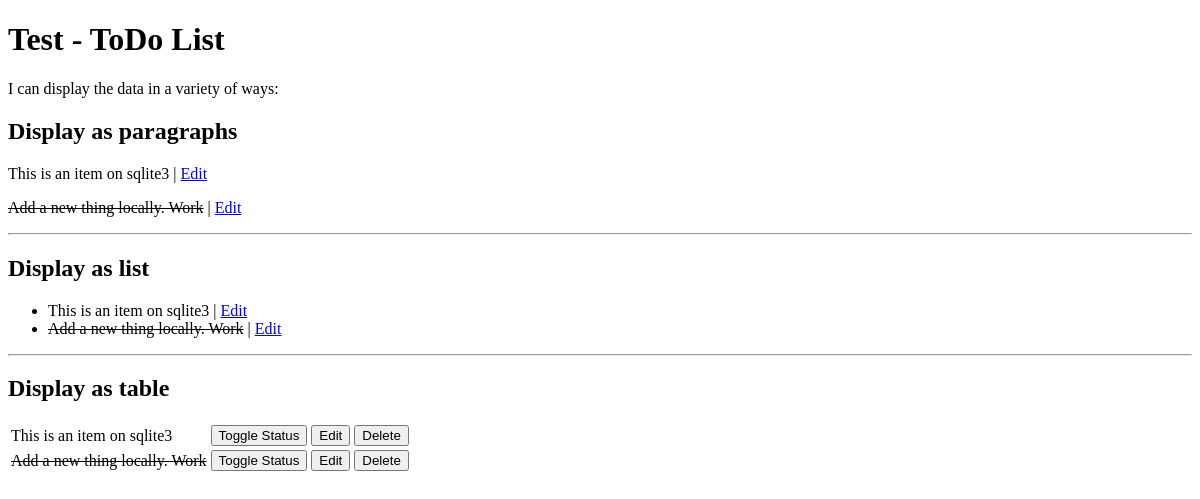
The app's page /todo (signed in), older data.
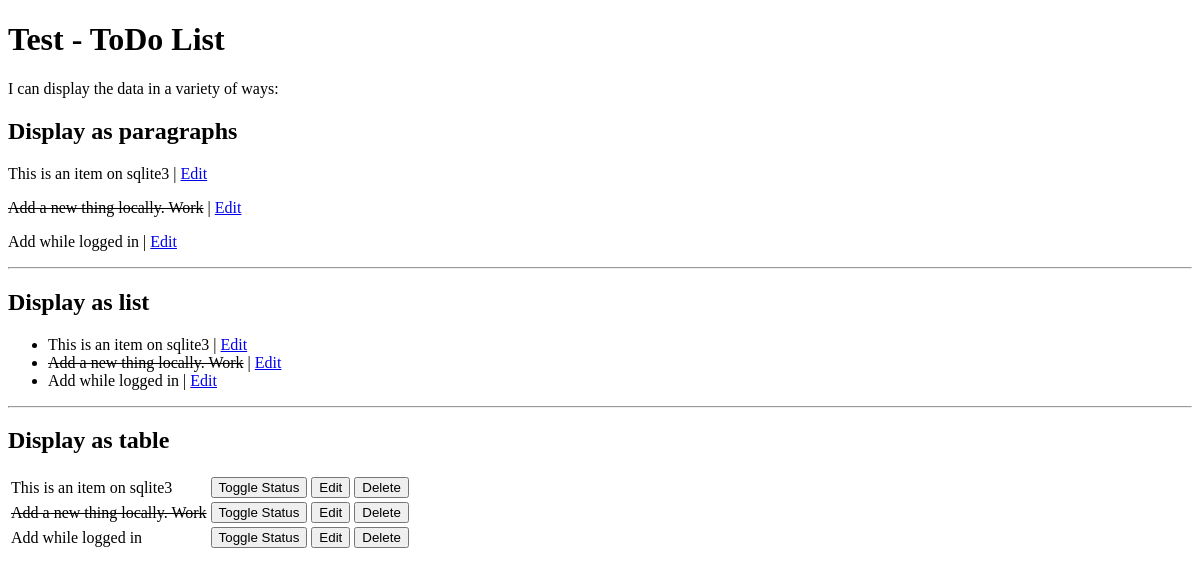
The same page, newer data.
### testing/models.py (models this page shows, shortened)
class Item(models.Model):
    name = models.CharField(max_length=30, blank=False)
    done = models.BooleanField(blank=False, default=False)

### testing/views.py (the view)
# urls.py: url(r'^todo$', test_todo_list, name="todo"),
@login_required
def test_todo_list(request):
    results = Item.objects.all()
    return render(request, 'todo_list.html', {'items': results})

### testing/templates/todo_list.html (shortened to what this page needs)
<!DOCTYPE html>
<html lang="en">
<head>
</head>
<body>
    <h1>Test - ToDo List</h1>
    I can display the data in a variety of ways:
    <h2>Display as paragraphs</h2>
    {% for item in items %}
        {% if item.done %}
            <p>
                <strike>{{ item.name }}</strike> | <a href="#">Edit</a>
            </p>
        {% else %}
            <p>
                {{ item.name }} | <a href="#">Edit</a>
            </p>
        {% endif %}
        {% empty %}
        <p>You have nothing to do. Can go fishing.</p>
    {% endfor %}
    <hr>
    <h2>Display as list</h2>
        <ul>
        {% for item in items %}
            <li>
                {% if item.done %}
                    <strike>{{ item.name }}</strike> | <a href="#">Edit</a>
                {% else %}
                    {{ item.name }} | <a href="#">Edit</a>
                {% endif %}
            </li>
            {% empty %}
            <li>You have nothing to do. Can go fishing.</li>
        {% endfor %}
        </ul>
    <hr>
    <h2>Display as table</h2>
    <table>
        {% for item in items %}
        <tr>
            {% if item.done %}
            <td><strike>{{ item.name }}</strike></td>
            {% else %}
            <td>{{ item.name }}</td>
            {% endif %}
            <td>
                <form method="POST" action="toggle/{{ item.id }}">
                    <input type="submit" value="Toggle Status">
                </form>
            </td>
            <td>
                <form method="GET" action="edit/{{ item.id }}"><input type="submit" value="Edit"></form>
            </td>
            <td>
                <form method="POST" action="delete/{{ item.id }}">
                    <input type="submit" value="Delete">
                </form>
            </td>
        </tr>
        {% empty %}
        <p>You have nothing to do. Can go fishing.</p>
        {% endfor %}
    </table>
</body>
</html>

Row changes from the older to the newer data that the page shows:
added Item: name "Add while logged in"
